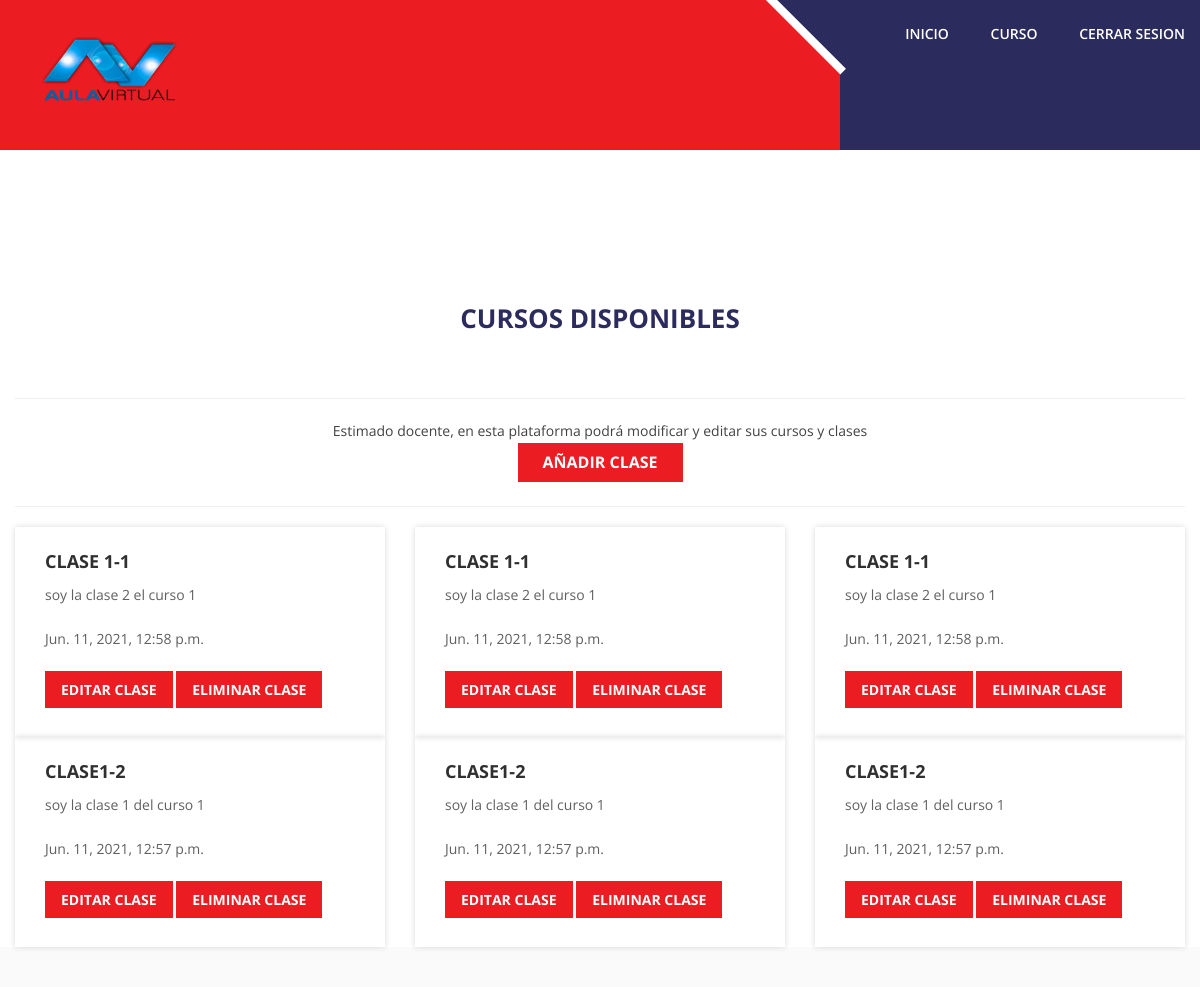
/curso/ (signed in, upper part), run on an earlier commit of the app's database.
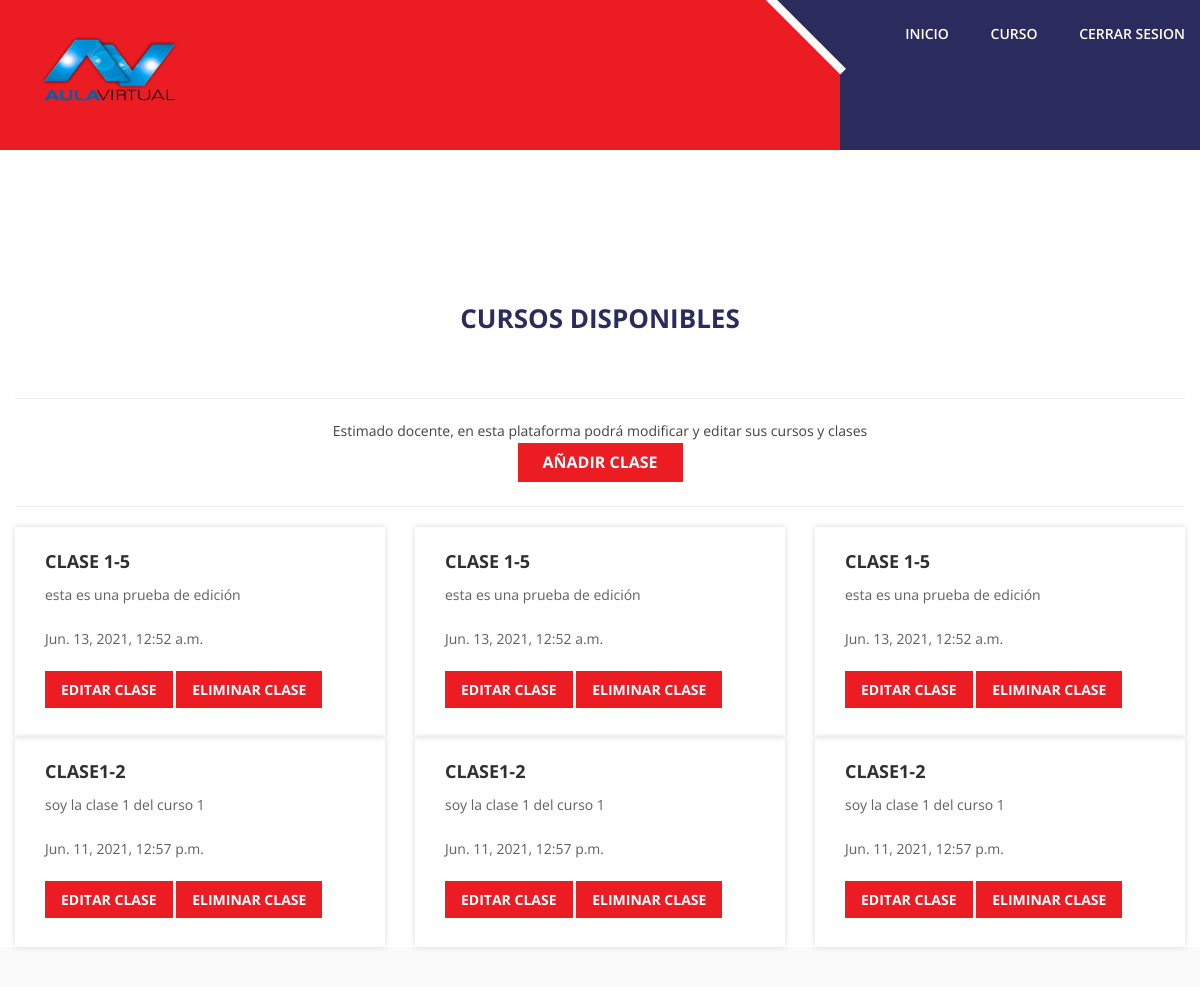
And on a later commit of the database.
### curso/models.py (models this page shows, shortened)
class Clase(models.Model):
    IdClase= models.AutoField(primary_key=True)
    titulo= models.CharField(max_length=30)
    descripcion= models.TextField(blank=True, null=True)
    curso= models.ForeignKey(
        Curso,
        on_delete=models.CASCADE,
    )
    created = models.DateTimeField(auto_now_add=True, verbose_name = "Creación")
    updated = models.DateTimeField(auto_now=True, verbose_name = "Última actualización")
    class Meta:
        verbose_name="Clase"
        verbose_name_plural="Clases"
        ordering = ["-created"]

### curso/views.py (the view)
# urls.py: path('', ListaClaseCurso, name='curso'),
def ListaClaseCurso(request):
    user= request.user
    if user.is_authenticated:
        if user.tipo_usuario=='DC':
            curso= Curso.objects.all().get(docente=user.id)
            clases= Clase.objects.all().filter(curso=curso.IdCurso)
            return render(request,'curso/clases_curso.html',{'clases': clases,'curso':curso})
        elif user.tipo_usuario=='AP':
            alumno= Alumno.objects.all().get(apoderado=user.id)
            clases= Clase.objects.all().filter(curso=alumno.curso.IdCurso)
            return render(request,'curso/clases_curso.html',{'clases': clases,'curso':alumno.curso})
        else:
            return render(request,'core/prueba.html')
    else:
        return render(request,'core/login_required.html')

### core/templates/curso/clases_curso.html (shortened to what this page needs)
{% extends 'core/base.html' %}
{% load static %}
{% block contenido %}
  {% if user.is_authenticated %}
  <div class="courses-area pt-150 text-center">
    <div class="container">
        <div class="row">
            <div class="col-xs-12">
                <div class="section-title">
                    <h2>CURSOS DISPONIBLES</h2>
                    <hr class="divider" />
                    <p>Estimado docente, en esta plataforma podrá modificar y editar sus cursos y clases</p>
                    <a class="default-btn" href="{% url 'crear_clase' %}">Añadir clase</a>
                     {% endif %}
                     <hr class="divider" />
                </div>
            </div>
        </div>
        <div class="row">
            {% for clase in clases %}
            <div class="col-md-4 col-sm-6 col-xs-12">
                <div class="single-course">
                    <div class="course-content">
                        <h3>{{ clase.titulo }}</a></h3>
                        <p>{{clase.descripcion}}</p>
                        <p>{{clase.updated}}</p>
                        <a class="default-btn" href="{% url 'editar_clase' clase.IdClase %}">Editar clase</a>
                        <a class="default-btn" href="{% url 'eliminar_clase' clase.IdClase %}">Eliminar clase</a>
                    </div>
                </div>
            </div>
            <div class="col-md-4 col-sm-6 col-xs-12">
                <div class="single-course">
                    <div class="course-content">
                        <h3><a href="course-details.html">{{ clase.titulo }}</a></h3>
                        <p>{{clase.descripcion}}</p>
                        <p>{{clase.updated}}</p>
                        <a class="default-btn" href="{% url 'editar_clase' clase.IdClase %}">Editar clase</a>
                        <a class="default-btn" href="{% url 'eliminar_clase' clase.IdClase %}">Eliminar clase</a>
                    </div>
                </div>
            </div>
            <div class="col-md-4 hidden-sm col-xs-12">
                <div class="single-course">
                    <div class="course-content">
                        <h3><a href="course-details.html">{{ clase.titulo }}</a></h3>
                        <p>{{clase.descripcion}}</p>
                        <p>{{clase.updated}}</p>
                        <a class="default-btn" href="{% url 'editar_clase' clase.IdClase %}">Editar clase</a>
                        <a class="default-btn" href="{% url 'eliminar_clase' clase.IdClase %}">Eliminar clase</a>
                    </div>
                </div>
            </div>
            {% endfor %}
        </div>
    </div>
</div>
<div class="subscribe-area pt-60 pb-70">
</div>
{% endblock %}

### core/templates/core/base.html (shortened to what this page needs)
{% load static %}
<!DOCTYPE html>
<html lang="en">
<head>
    <link rel="stylesheet" href="{% static 'css/bootstrap.min.css' %}">
    <link rel="stylesheet" href="/static/css/animate.css">
    <link rel="stylesheet" href="/static/css/meanmenu.css">
    <link rel="stylesheet" href="/static/css/magnific-popup.css">
    <link rel="stylesheet" href="/static/css/owl.carousel.min.css">
    <link rel="stylesheet" href="/static/css/font-awesome.min.css">
    <link rel="stylesheet" href="/static/css/et-line-icon.css">
    <link rel="stylesheet" href="/static/css/reset.css">
    <link rel="stylesheet" href="/static/css/ionicons.min.css">
    <link rel="stylesheet" href="/static/css/material-design-iconic-font.min.css">
    <link rel="stylesheet" href="{% static 'css/style.css' %}">
    <link rel="stylesheet" href="/static/css/responsive.css">
</head>
<body>
    <header class="top">
        <div class="header-top">
            <div class="container">
                <div class="row">
                    <div class="col-md-8 col-sm-8 col-xs-12">
                        <div class="header-top-left">
                            <div class="col-md-3 col-sm-3 col-xs-6">
                                <div class="logo">
                                    <a href="{% url 'inicio' %}"><img src="{% static 'img/logo/aula1.png' %}" alt="eduhome" /></a>
                                </div>
                            </div>
                        </div>
                    </div>
                    <div class="col-md-4 col-sm-4 col-xs-12">
                        <div class="header-top-right text-right">
                            <ul>
                                {% if user.is_authenticated %}
                                <li><a href="{% url 'inicio' %}">inicio</a></li>
                                <li><a href="{% url 'curso' %}">Curso</a></li>
                                <li><a href="{% url 'logout' %}">Cerrar sesion</a></li>
                                {% else %}
                                <li><a href="{% url 'login' %}">Inicia sesion</a></li>
                                <a>Vuelva a intentar</a>
                                {% endif %}
                            </ul>
                        </div>
                    </div>
                </div>
            </div>
        </div>
    </header>
    {% block contenido %}{% endblock %}
</body>
</html>

### core/static/css/style.css (style rules this page uses)
body { color: #606060; font-size: 14px; font-style: normal; font-weight: 400; line-height: normal; font-family: 'Open Sans', sans-serif; }
img { max-width: 100%; -webkit-transition: all 0.3s ease-out 0s; transition: all 0.3s ease-out 0s; height:auto; }
h1, h2, h3, h4, h5, h6 { font-weight: 700; margin: 0; padding: 0 }
a { -webkit-transition: all 0.3s ease-out 0s; transition: all 0.3s ease-out 0s; }
a, button, input { outline: medium none; color: #606060; -webkit-transition: all 0.3s ease 0s; transition: all 0.3s ease 0s }
h1 a, h2 a, h3 a, h4 a, h5 a, h6 a { color: inherit }
p { font-size: 14px; line-height: 24px; color: #424242; font-family: 'Open Sans', sans-serif; }
ul { list-style: outside none none; margin: 0; padding: 0 }
.default-btn { color: #fff; display: inline-block; font-family: "Open Sans",sans-serif; font-size: 16px; font-weight: 700; overflow: hidden; padding: 8px 25px 9px; position: relative; text-transform: uppercase; z-index: 9; background: #EC1C23; }
.pt-60 { padding-top: 60px }
.pt-150 { padding-top: 150px }
.pb-70 { padding-bottom: 70px }
.logo a { display: inline-block }
.logo { padding: 60px 0 23px; -webkit-transition: all 0.5s ease 0s; -o-transition: all 0.5s ease 0s; transition: all 0.5s ease 0s; }
.header-top { background: #EC1C23; position: relative; }
.header-top:after { background: #2C2B5E; position: absolute; right: 0; top: 0; content: ""; height: 100%; width: 36%; }
.header-top::before { background: #fff none repeat scroll 0 0; content: ""; height: 105px; position: absolute; right: 37.8%; top: -18px; transform: rotate(-45deg); width: 8px; z-index: 1; }
.header-top-right { position: relative }
.header-top-right::after { background: #2c2b5e none repeat scroll 0 0; content: ""; height: 100px; left: -16%; position: absolute; top: -38px; transform: rotate(-45deg); width: 60px; }
.header-top-right ul li { display: inline-block; margin-right: 38px; }
.header-top-right ul li:last-child { margin-right: 0px; }
.header-top-left p, .header-top-right ul li a { font-size: 14px; font-weight: 600; font-family: 'Open Sans', sans-serif; color: #fff; text-transform: uppercase; line-height: 68px; position: relative; z-index: 1; }
.section-title h2 { font-size: 34px; color: #2c2b5e; font-weight: 700; font-family: 'Open Sans', sans-serif; margin-bottom: 62px; text-transform: uppercase; }
.course-content { padding: 22px 30px 25px; text-align: left; box-shadow: 0px 0px 6px 0px rgba(0, 0, 0, 0.15); }
.course-content h3 { font-size: 22px; color: #303030; text-transform: uppercase; font-weight: 700; font-family: 'Open Sans', sans-serif; margin-bottom: 10px; }
.course-content p { font-size: 14px; color: #606060; font-family: 'Open Sans', sans-serif; margin-bottom: 20px; }
.course-content .default-btn { font-size: 14px; padding: 9px 16px; transition: all 0.5s ease 0s; }
.subscribe-area { background: #FAFAFA }

### core/static/css/responsive.css (style rules this page uses)
@media (min-width: 1200px) and (max-width: 1500px) { .header-top::before { right: 38% } }
@media (min-width: 1200px) and (max-width: 1500px) { .header-top-right::after { left: -19% } }
@media (min-width: 992px) and (max-width: 1200px) { .section-title h2 { font-size: 26px; } }
@media (min-width: 992px) and (max-width: 1200px) { .logo { padding: 25px 0 23px } }
@media (min-width: 992px) and (max-width: 1200px) { .header-top::before { right: 32.5% } }
@media (min-width: 992px) and (max-width: 1200px) { .header-top::after { width: 30% } }
@media (min-width: 992px) and (max-width: 1200px) { .header-top-right::after { left: -5% } }
@media (min-width: 992px) and (max-width: 1200px) { .course-content h3 { font-size: 18px } }

What changed in the data, as far as the page shows it:
removed Clase: titulo "CLASE 1-1", descripcion "soy la clase 2 el curso 1", updated "Jun. 11, 2021, 12:58 p.m."
added Clase: titulo "CLASE 1-5", descripcion "esta es una prueba de edición", updated "Jun. 13, 2021, 12:52 a.m."
